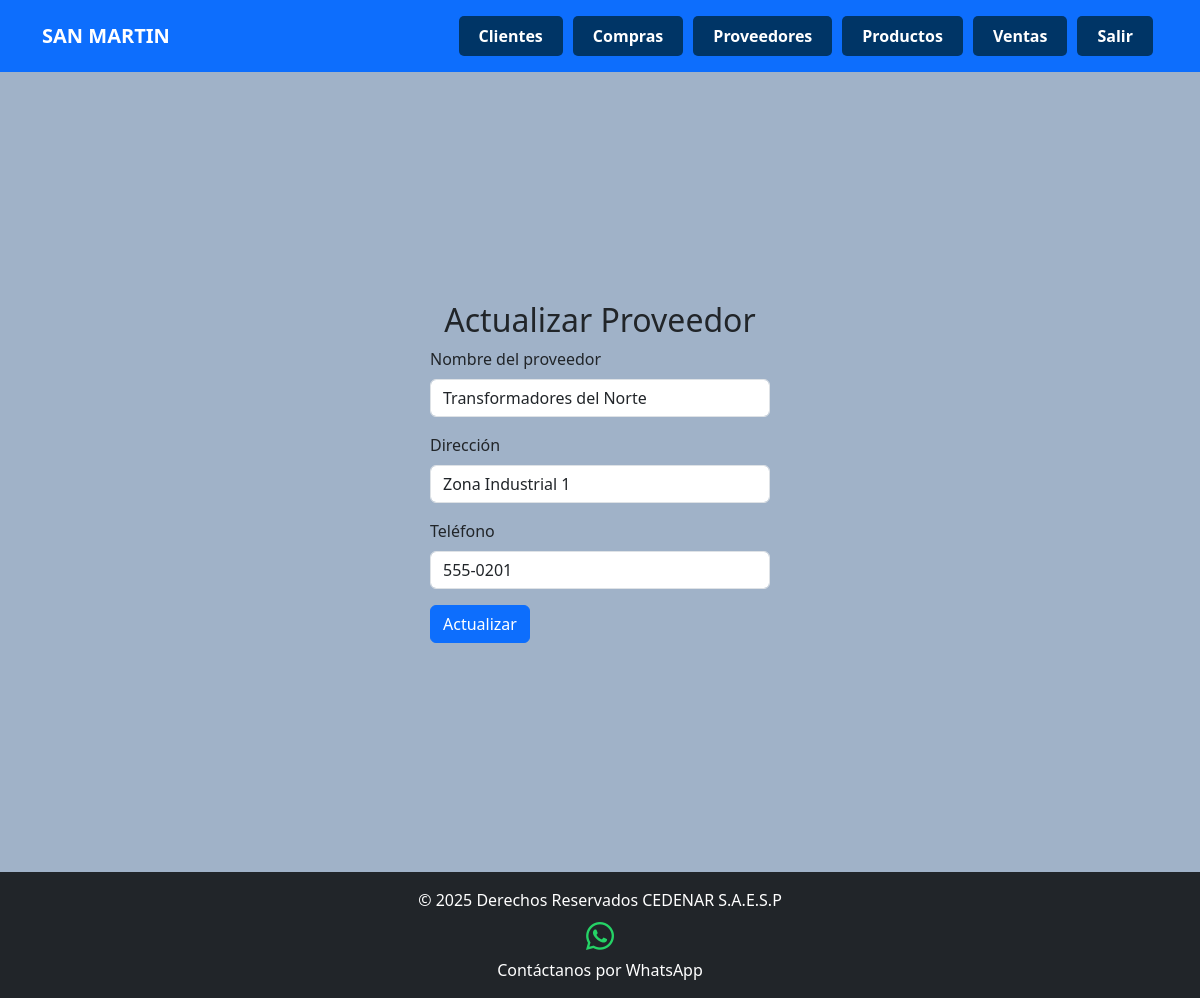
Page /templates/actualizarProveedor.php?id=1 (signed in) on the committed database.
### tables this page shows
CREATE TABLE `proveedor` (

  `ID` int NOT NULL AUTO_INCREMENT,

  `Nombre` varchar(100) DEFAULT NULL,

  `Direccion` varchar(255) DEFAULT NULL,

  `Telefono` varchar(20) DEFAULT NULL,

  `TipoProducto` varchar(100) DEFAULT NULL,

  `TiempoEntrega` int DEFAULT NULL,

  `UsuarioID` int DEFAULT NULL,

  PRIMARY KEY (`ID`),

  FOREIGN KEY (`UsuarioID`) REFERENCES `usuario` (`ID`)

);

### models/Conexion.php (called while the page is built, shortened)
<?php
class Conexion {
    private $host = 'localhost:3307';
    private $usuario = 'root';
    private $contrasena = '';
    private $base_de_datos = 'SubestacionSanmartin';
    private $conn;
    public function __construct() {
        $this->conn = new mysqli($this->host, $this->usuario, $this->contrasena, $this->base_de_datos);
    }
    public function getConexion() {
        return $this->conn;
    }
}
?>

### controllers/proveedorController.php (called while the page is built, shortened)
<?php
require_once '../models/proveedor.php';
require_once '../models/conexion.php';
class ProveedorController {
    private $db;
    public function __construct() {
        $conexion = new Conexion();
        $this->db = $conexion->getConexion();
    }
    public function obtenerProveedorPorID($ID, $UsuarioID) {
        $sql = "SELECT * FROM proveedor WHERE ID = ? AND UsuarioID = ?";
        $stmt = $this->db->prepare($sql);
        $stmt->bind_param('is', $ID, $UsuarioID);
        $stmt->execute();
        $resultado = $stmt->get_result()->fetch_assoc();
        if ($resultado) {
            return new Proveedor($resultado['ID'], $resultado['Nombre'], $resultado['Direccion'], $resultado['Telefono'], $resultado['UsuarioID']);
        }
        return null;
    }
}

### models/proveedor.php (called while the page is built, shortened)
<?php
class Proveedor {
    private $Nombre;
    private $Direccion;
    private $Telefono;
    public function __construct($ID, $Nombre, $Direccion, $Telefono, $UsuarioID) {
        $this->Nombre = $Nombre;
        $this->Direccion = $Direccion;
        $this->Telefono = $Telefono;
    }
    public function getNombre() {
        return $this->Nombre;
    }
    public function getDireccion() {
        return $this->Direccion;
    }
    public function getTelefono() {
        return $this->Telefono;
    }
}

### templates/actualizarProveedor.php (the view, shortened to what this page needs)
<?php
require_once '../includes/headerLogin.php';
require_once '../controllers/proveedorController.php';
require_once '../models/proveedor.php';
$usuario_id = $_SESSION['usuario_id'];
if (isset($_GET['id']) && is_numeric($_GET['id'])) {
    $id = (int)$_GET['id'];
    $proveedorController = new ProveedorController();
    $proveedor = $proveedorController->obtenerProveedorPorID($id,$usuario_id );
    if ($proveedor) {
        ?>
        <div class="container d-flex justify-content-center align-items-center" style="min-height: 100vh;">
            <form class="col-4 p-3" action="../controllers/proveedorHandler.php" method="POST">
                <h2 class="text-center" id="titulo">Actualizar Proveedor</h2>
                <div class="mb-3">
                    <label for="nombre" class="form-label">Nombre del proveedor</label>
                    <input type="text" class="form-control" name="nombre" value="<?php echo htmlspecialchars($proveedor->getNombre()); ?>" required>
                </div>
                <div class="mb-3">
                    <label for="direccion" class="form-label">Dirección</label>
                    <input type="text" class="form-control" name="direccion" value="<?php echo htmlspecialchars($proveedor->getDireccion()); ?>" required>
                </div>
                <div class="mb-3">
                    <label for="telefono" class="form-label">Teléfono</label>
                    <input type="tel" class="form-control" name="telefono" value="<?php echo htmlspecialchars($proveedor->getTelefono()); ?>" pattern="\d{10}" maxlength="10" title="El número de teléfono debe tener 10 dígitos." oninput="this.value = this.value.replace(/[^0-9]/g, '');" required>
                </div>
                <button type="submit" class="btn btn-primary" name="BtnActualizar" value="OK">Actualizar</button>
            </form>
        </div>
        <?php
    } else {
        echo "Proveedor no encontrado.";
    }
} else {
    echo "ID de proveedor no proporcionado.";
}
?>
<?php
    require_once '../includes/footer.php';
?>

### styles.css (style rules this page uses)
html, body { height: 100%; }
body { display: flex; flex-direction: column; }
.fondo { background-color: #b3daff; }

### includes/headerLogin.php (style rules this page uses)
.fondo { background-color: #A0B2C8; min-height: 100vh; }

### rows in the picture
proveedor: nombre "Transformadores del Norte", direccion "Zona Industrial 1", telefono "555-0201"
